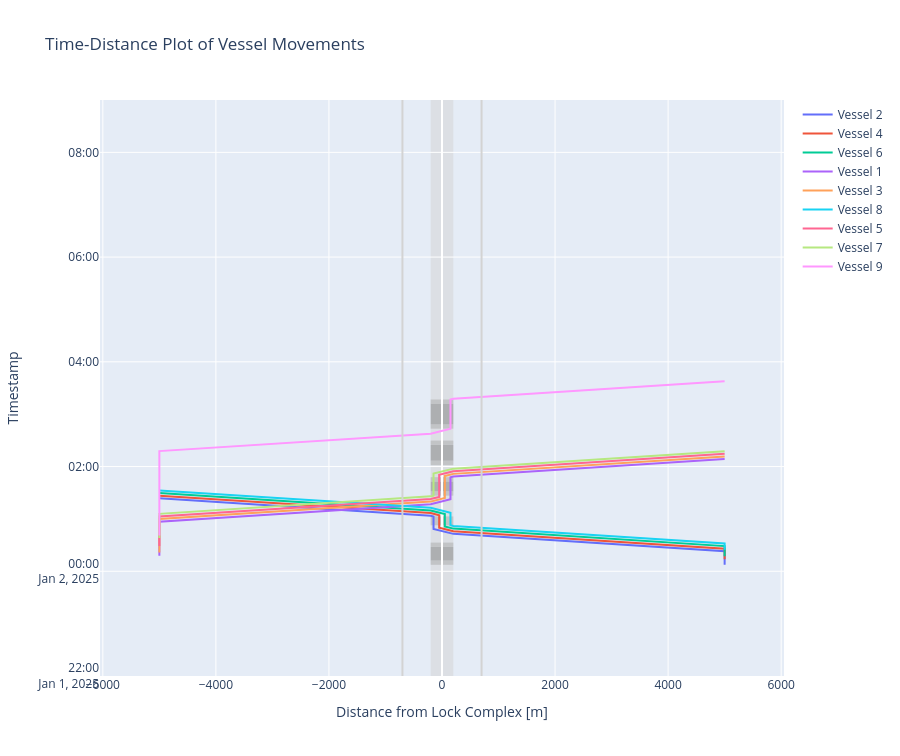

The code cell stored with this chart in its notebook:
### Markdown cell above
#### Time-distance diagram of vessels passing the lock and planning info

### Code cell
def cm_to_pixels(cm):
    return cm * 37.8 # Set figure height to 10 cmfig.update_layout(height=cm_to_pixels(10))

# We can plot the time-distance diagram
fig = lock_chamber.plot(xlimmin = -6050, 
                        xlimmax = 6050,
                        ylimmin = pd.Timestamp('2025-01-01 22:00:00'),
                        ylimmax = pd.Timestamp('2025-01-02 09:00:00'),
                        method='Plotly')

fig.update_layout(height=cm_to_pixels(20))
